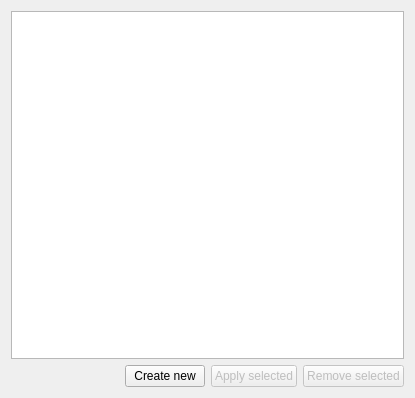
<?xml version="1.0" encoding="UTF-8"?>
<ui version="4.0">
 <class>StashesWidget</class>
 <widget class="QWidget" name="StashesWidget">
  <property name="geometry">
   <rect>
    <x>0</x>
    <y>0</y>
    <width>415</width>
    <height>398</height>
   </rect>
  </property>
  <property name="windowTitle">
   <string>Stashes</string>
  </property>
  <property name="windowIcon">
   <iconset theme="git-stash">
    <normaloff>.</normaloff>.</iconset>
  </property>
  <layout class="QVBoxLayout" name="verticalLayout">
   <item>
    <widget class="QListWidget" name="listWidget">
     <property name="whatsThis">
      <string>&lt;html&gt;&lt;head/&gt;&lt;body&gt;&lt;p&gt;Show git stashes&lt;/p&gt;&lt;p&gt;&lt;a href=&quot;https://git-scm.com/docs/git-stash&quot;&gt;&lt;span style=&quot; text-decoration: underline; color:#2980b9;&quot;&gt;More informations...&lt;/span&gt;&lt;/a&gt;&lt;/p&gt;&lt;/body&gt;&lt;/html&gt;</string>
     </property>
    </widget>
   </item>
   <item>
    <layout class="QHBoxLayout" name="horizontalLayout_5">
     <item>
      <spacer name="horizontalSpacer_4">
       <property name="orientation">
        <enum>Qt::Horizontal</enum>
       </property>
       <property name="sizeHint" stdset="0">
        <size>
         <width>40</width>
         <height>20</height>
        </size>
       </property>
      </spacer>
     </item>
     <item>
      <widget class="QPushButton" name="pushButtonCreateNew">
       <property name="whatsThis">
        <string>&lt;html&gt;&lt;head/&gt;&lt;body&gt;&lt;p&gt;Save your local modifications to a new stash entry and roll them back to HEAD (in the working tree and in the index). The part is optional and gives the description along with the stashed state.&lt;/p&gt;&lt;p&gt;&lt;br/&gt;&lt;/p&gt;&lt;p&gt;&lt;a href=&quot;https://git-scm.com/docs/git-stash#Documentation/git-stash.txt-push-p--patch-k--no-keep-index-u--include-untracked-a--all-q--quiet-m--messageltmessagegt--pathspec-from-fileltfilegt--pathspec-file-nul--ltpathspecgt82308203&quot;&gt;&lt;span style=&quot; text-decoration: underline; color:#2980b9;&quot;&gt;More informations...&lt;/span&gt;&lt;/a&gt;&lt;/p&gt;&lt;/body&gt;&lt;/html&gt;</string>
       </property>
       <property name="text">
        <string>Create new</string>
       </property>
      </widget>
     </item>
     <item>
      <widget class="QPushButton" name="pushButtonApply">
       <property name="enabled">
        <bool>false</bool>
       </property>
       <property name="whatsThis">
        <string>&lt;html&gt;&lt;head/&gt;&lt;body&gt;&lt;p&gt;Apply stash to top of current working directory&lt;/p&gt;&lt;p&gt;&lt;a href=&quot;https://git-scm.com/docs/git-stash#Documentation/git-stash.txt-apply--index-q--quietltstashgt&quot;&gt;&lt;span style=&quot; text-decoration: underline; color:#2980b9;&quot;&gt;More informations...&lt;/span&gt;&lt;/a&gt;&lt;/p&gt;&lt;/body&gt;&lt;/html&gt;</string>
       </property>
       <property name="text">
        <string>Apply selected</string>
       </property>
      </widget>
     </item>
     <item>
      <widget class="QPushButton" name="pushButtonRemoveSelected">
       <property name="enabled">
        <bool>false</bool>
       </property>
       <property name="text">
        <string>Remove selected</string>
       </property>
      </widget>
     </item>
    </layout>
   </item>
  </layout>
 </widget>
 <resources/>
 <connections/>
</ui>
